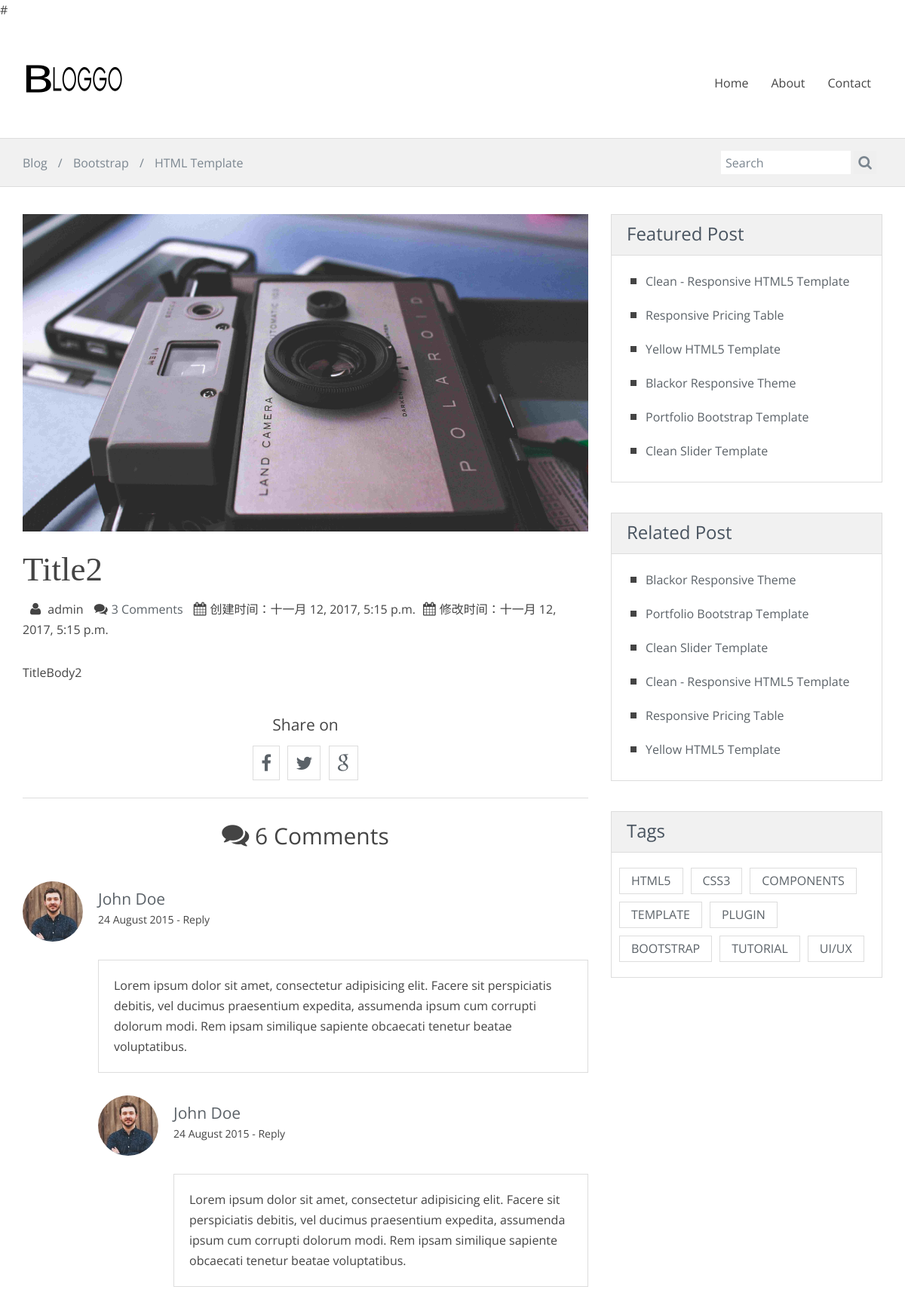
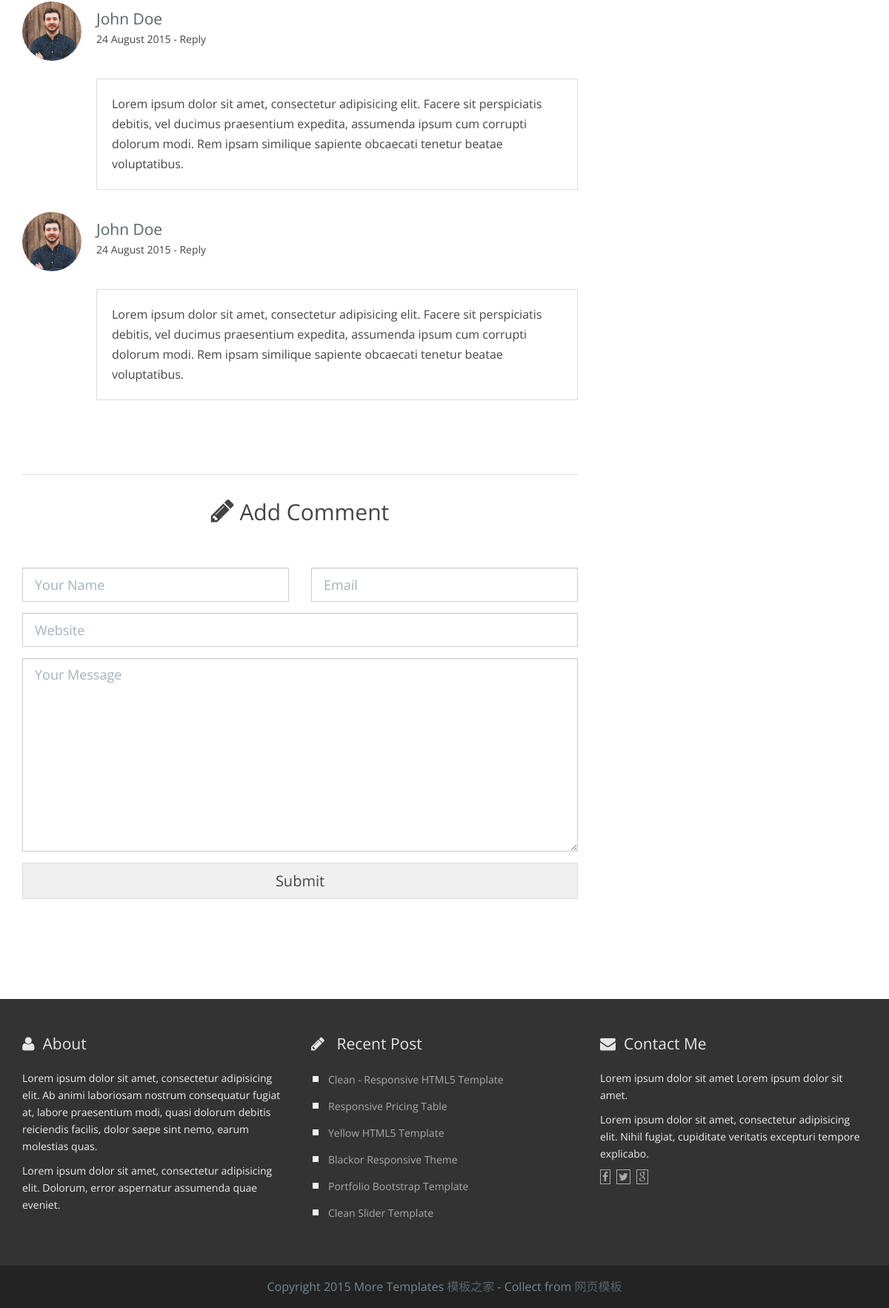
Screenshot of /article/2/ with the database file from the repository (2 pictures, top to bottom).
### blog/models.py (models this page shows, shortened)
class Post(models.Model):
    title = models.CharField(max_length=100)
    body = models.TextField()
    created_time = models.DateTimeField()
    modified_time = models.DateTimeField()
    excerpt=models.CharField(max_length=200, blank=True)
    view = models.PositiveIntegerField(default=0)
    category = models.ForeignKey(Category)
    tags=models.ManyToManyField(Tag)
    author = models.ForeignKey(User)

### blog/views.py (the view)
# urls.py: url(r'^article/(?P<pk>[0-9]+)/$', views.DetailView.as_view(), name='article'),
class DetailView(DetailView):
    model = Post
    template_name = 'blog/single.html'
    context_object_name = 'post'

### blog/templates/blog/single.html
{% extends 'base.html' %}
{% load static%}
{% block subheader %}
    <a href="#">Blog</a>
    <span class="separator">&#x2F;</span>
    <a href="#">Bootstrap</a>
    <span class="separator">&#x2F;</span>
    <a href="#">HTML Template</a>
{% endblock subheader %}
{% block content %}
    <div class="col-md-8 blog-main">
        <article class="blog-post">
        <header>
            <div class="lead-image">
                <img src="{% static 'blog/img/single-post.jpg' %}" alt="" class="img-responsive">
            </div>
        </header>
        <div class="body">
            <h1>{{ post.title }}</h1>
            <div class="meta">
                <i class="fa fa-user"></i> {{ post.author }} <i class="fa fa-comments"></i><span class="data"><a href="#comments">3 Comments</a></span>
                <i class="fa fa-calendar"></i>创建时间：{{ post.created_time }}<i class="fa fa-calendar"></i>修改时间：{{ post.modified_time }}
            </div>
            <p>{{ post.body|safe }}</p>
        </div>
        </article>
        <aside class="social-icons clearfix">
        <h3>Share on </h3>
        <a href="#"><i class="fa fa-facebook"></i></a> <a href="#"><i class="fa fa-twitter"></i></a> <a href="#"><i class="fa fa-google"></i></a>
        </aside>
        <aside class="comments" id="comments">
        <hr>
        <h2><i class="fa fa-comments"></i> 6 Comments</h2>
        <article class="comment">
            <header class="clearfix">
                <img src="img/avatar.png" alt="A Smart Guy" class="avatar">
                <div class="meta">
                    <h3><a href="#">John Doe</a></h3>
                    <span class="date">
                        24 August 2015
                    </span>
                    <span class="separator">
                        -
                    </span>
                    <a href="#create-comment" class="reply-link">Reply</a>
                </div>
            </header>
             <div class="body">
               Lorem ipsum dolor sit amet, consectetur adipisicing elit. Facere sit perspiciatis debitis, vel ducimus praesentium expedita, assumenda ipsum cum corrupti dolorum modi. Rem ipsam similique sapiente obcaecati tenetur beatae voluptatibus.
            </div>
        </article>
        <article class="comment reply">
            <header class="clearfix">
                <img src="img/avatar.png" alt="A Smart Guy" class="avatar">
                <div class="meta">
                    <h3><a href="#">John Doe</a></h3>
                    <span class="date">
                        24 August 2015
                    </span>
                    <span class="separator">
                        -
                    </span>
                    <a href="#create-comment" class="reply-link">Reply</a>
                </div>
            </header>
             <div class="body">
               Lorem ipsum dolor sit amet, consectetur adipisicing elit. Facere sit perspiciatis debitis, vel ducimus praesentium expedita, assumenda ipsum cum corrupti dolorum modi. Rem ipsam similique sapiente obcaecati tenetur beatae voluptatibus.
            </div>
        </article>
        <article class="comment ">
            <header class="clearfix">
                <img src="img/avatar.png" alt="A Smart Guy" class="avatar">
                <div class="meta">
                    <h3><a href="#">John Doe</a></h3>
                    <span class="date">
                        24 August 2015
                    </span>
                    <span class="separator">
                        -
                    </span>
                    <a href="#create-comment" class="reply-link">Reply</a>
                </div>
            </header>
             <div class="body">
               Lorem ipsum dolor sit amet, consectetur adipisicing elit. Facere sit perspiciatis debitis, vel ducimus praesentium expedita, assumenda ipsum cum corrupti dolorum modi. Rem ipsam similique sapiente obcaecati tenetur beatae voluptatibus.
            </div>
        </article>
        <article class="comment">
            <header class="clearfix">
                <img src="img/avatar.png" alt="A Smart Guy" class="avatar">
                <div class="meta">
                    <h3><a href="#">John Doe</a></h3>
                    <span class="date">
                        24 August 2015
                    </span>
                    <span class="separator">
                        -
                    </span>
                    <a href="#create-comment" class="reply-link">Reply</a>
                </div>
            </header>
             <div class="body">
               Lorem ipsum dolor sit amet, consectetur adipisicing elit. Facere sit perspiciatis debitis, vel ducimus praesentium expedita, assumenda ipsum cum corrupti dolorum modi. Rem ipsam similique sapiente obcaecati tenetur beatae voluptatibus.
            </div>
        </article>
        </aside>
        <aside class="create-comment" id="create-comment">
        <hr>
        <h2><i class="fa fa-pencil"></i> Add Comment</h2>
        <form action="#" method="get" accept-charset="utf-8">
            <div class="row">
                <div class="col-md-6">
                    <input type="text" name="name" id="comment-name" placeholder="Your Name" class="form-control input-lg">
                </div>
                <div class="col-md-6">
                    <input type="email" name="email" id="comment-email" placeholder="Email" class="form-control input-lg">
                </div>
            </div>
            <input type="url" name="name" id="comment-url" placeholder="Website" class="form-control input-lg">
            <textarea rows="10" name="message" id="comment-body" placeholder="Your Message" class="form-control input-lg"></textarea>
            <div class="buttons clearfix">
                <button type="submit" class="btn btn-xlarge btn-clean-one">Submit</button>
            </div>
        </form>
        </aside>
    </div>
{% endblock content %}

### blog/static/blog/css/style.css (style rules this page uses)
body { font-size: 16px; line-height: 27px; font-family: 'Open Sans', sans-serif; color: #444; background-color: #fff; }
a { color: #5b6268; }
h1 { font-size: 45px; line-height: 60px; font-weight: normal; font-family: 'PT Serif', serif; }
h2 { font-size: 30px; line-height: 40px; font-family: 'Open Sans', sans-serif; }
h3 { font-size: 21px; line-height: 30px; font-weight: normal; font-family: 'Open Sans', sans-serif; }
hr { border-top-color: #ced5db; }
.fa { font-size: 24px; }
.clean-breadcrumb a { color: #7b8690; }
.clean-breadcrumb .separator { margin: 0 10px 0 10px; }
.blog-main, .blog-aside { position: relative; }
.blog-main:before, .blog-aside:before { height: 100%; content: ""; position: absolute; top: 0; width: 1px; }
.blog-main { padding-top: 36px; padding-bottom: 20px; }
.blog-main:before { right: -16px; }
.blog-post header .lead-image { position: relative; }
.blog-post .body { margin-top: 20px; }
@media (min-width: 1200px) { .blog-post .body { padding-right: 30px; } }
.blog-post .body p { margin-bottom: 20px; }
.social-icons { text-align: center; }
.social-icons i { border: 1px solid #ddd; padding: 10px; margin: 3px 3px; }
aside.comments, aside.create-comment { margin-bottom: 100px; }
aside.comments hr, aside.create-comment hr { margin-left: auto; margin-right: auto; border-top-color: #ddd; margin-bottom: 30px; }
aside.comments h2, aside.create-comment h2 { text-align: center; font-weight: normal; margin-bottom: 40px; }
aside.comments h2 i, aside.create-comment h2 i { font-size: 36px; }
aside.comments .comment { margin: 30px 0 0 0; }
aside.comments .comment.reply { margin-left: 100px; }
aside.comments .comment header img { float: left; border-radius: 100px; width: 80px; }
aside.comments .comment header .meta { margin-left: 100px; font-size: 14px; }
aside.comments .comment header .meta h3 { margin: 10px 0 0 0; line-height: 27px; }
aside.comments .comment header .meta h3 a { color: #5b6268; }
aside.comments .comment header .meta a { color: #444; }
aside.comments .comment .body { margin-top: 10px; margin-left: 100px; border: 1px solid #ddd; padding: 20px; }
.create-comment input, .contact-form input, .create-comment textarea, .contact-form textarea { margin-top: 15px; border-radius: 0px !important; }
.create-comment .btn, .contact-form .btn { margin: 15px 0; width: 100%; }
.meta { margin-bottom: 30px; }
.meta i { margin-left: 10px; margin-right: 5px; font-size: 18px; }
.btn-clean-one { color: #444; border: 1px solid #ddd; }
.btn-xlarge { padding: 10px 20px; font-size: 20px; line-height: normal; border-radius: 0px; }

### rows the page displays
Post: title "Title2", author "admin", created_time "十一月 12, 2017, 5:15 p.m.", modified_time "十一月 12, 2017, 5:15 p.m.", body "TitleBody2"
